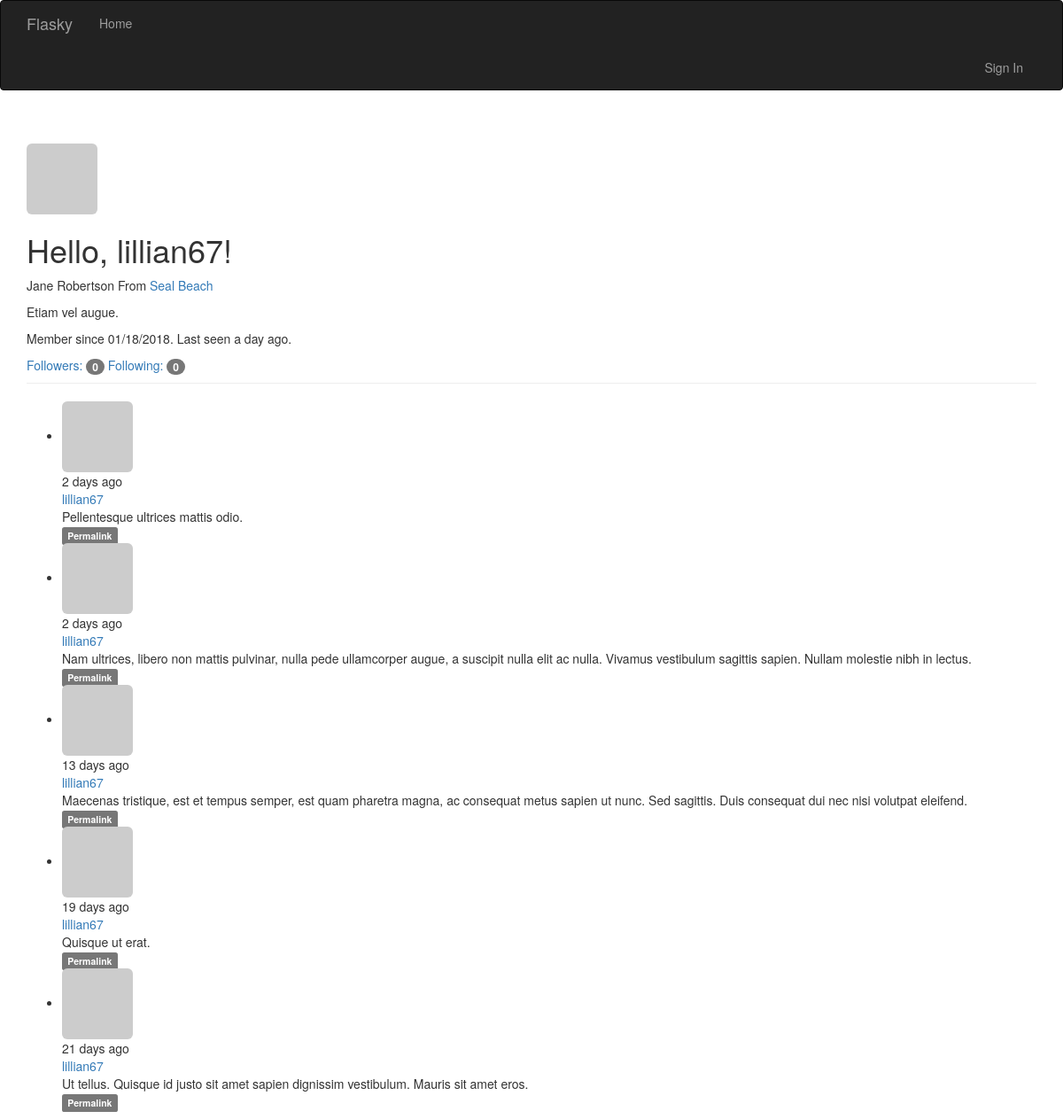
/user/lillian67, run on the app's committed database.
### vflask/restart/app/models.py (models this page shows, shortened)
class User(UserMixin, db.Model):
    __tablename__ = 'users'
    id = db.Column(db.Integer, primary_key=True)
    email = db.Column(db.String(64), unique=True, index=True)
    username = db.Column(db.String(64), unique=True, index=True)
    role_id = db.Column(db.Integer, db.ForeignKey('roles.id'))
    password_hash = db.Column(db.String(128))
    confirmed = db.Column(db.Boolean, default=False)
    name = db.Column(db.String(64))
    location = db.Column(db.String(64))
    about_me = db.Column(db.Text())
    member_since = db.Column(db.DateTime(), default=datetime.utcnow)
    last_seen = db.Column(db.DateTime(), default=datetime.utcnow)
    avatar_hash = db.Column(db.String(32))
    posts = db.relationship('Post', backref='author', lazy='dynamic')
    followed = db.relationship('Follow',
                               foreign_keys=[Follow.follower_id],
                               backref=db.backref('follower', lazy='joined'),
                               lazy='dynamic',
                               cascade='all, delete-orphan')
    followers = db.relationship('Follow',
                                foreign_keys=[Follow.followed_id],
                                backref=db.backref('followed', lazy='joined'),
                                lazy='dynamic',
                                cascade='all, delete-orphan')
    @property
    def password(self):
        raise AttributeError('password is not a readable attribute')
    def gravatar(self, size=100, default='identicon', rating='g'):
        if request.is_secure:
            url = 'https://secure.gravatar.com/avatar'
        else:
            url = 'http://www.gravatar.com/avatar'
        hash = self.avatar_hash or hashlib.md5(self.email.encode(
            'utf-8'
        )).hexdigest()
        return '{url}/{hash}?s={size}&d={default}&r={rating}'.format(
            url=url, hash=hash, size=size, default=default, rating=rating)

class Post(db.Model):
    __tablename__ = 'posts'
    id = db.Column(db.Integer, primary_key=True)
    body = db.Column(db.Text)
    timestamp = db.Column(db.DateTime, index=True, default=datetime.utcnow)
    author_id = db.Column(db.Integer, db.ForeignKey('users.id'))
    body_html = db.Column(db.Text)

### vflask/restart/app/main/views.py (the view)
@main.route('/user/<username>')
def user(username):
    user = User.query.filter_by(username=username).first()
    if user is None:
        abort(404)
    posts = user.posts.order_by(Post.timestamp.desc()).all()
    return render_template('user.html', user=user, posts=posts)

### vflask/restart/app/auth/views.py (called while the page is built)
@auth.before_app_request
def before_request():
    if current_user.is_authenticated:
        current_user.ping()
        if not current_user.confirmed and request.endpoint[:5] != 'auth.':
            return redirect(url_for('auth.unconfirmed'))

### vflask/restart/app/main/__init__.py (called while the page is built)
@main.app_context_processor
def inject_perissions():
    return dict(Permission=Permission)

### vflask/restart/app/main/views.py (called while the page is built)
@main.before_app_request
def before_request():
    if current_user.is_authenticated:
        current_user.ping()
        if not current_user.confirmed and request.endpoint[:5] != 'auth.':
            return redirect(url_for('auth.unconfirmed'))

### vflask/restart/app/models.py (called while the page is built)
    def can(self, permissions):
        return False

    def is_administrator(self):
        return False

### vflask/restart/app/templates/user.html (shortened to what this page needs)
{% extends "base.html" %}
{% block content %}
<div class="container">
    <div class="page-header">
        <img class="img-rounded profile-thumbnail" src="{{ user.gravatar(size=256) }}">
        <h1>Hello, {{ user.username }}!</h1>
    {% block page_content %}
        {% if user.name or user.location %}
        <p>
            {% if user.name %}{{ user.name }}{% endif %}
                {% if user.location %}
                    From
                    <a href="http://maps.google.com/?={{ user.location }}">
                        {{ user.location }}
                    </a>
                {% endif %}
            {% endif %}
        </p>
        {% if user.about_me %}<p>{{ user.about_me }}</p>{% endif %}
        {% if user.member_since and user.last_seen %}
            <p>
                Member since {{ moment(user.member_since).format('L') }}.
                Last seen {{ moment(user.last_seen).fromNow() }}.
            </p>
        {% endif %}
        <a href="{{ url_for('.followers', username=user.username) }}">
            Followers: <span class="badge">{{ user.followers.count() - 1 }}</span>
        </a>
        <a href="{{ url_for('.followed_by', username=user.username) }}">
            Following: <span class="badge">{{ user.followed.count() - 1}}</span>
        </a>
        {% include '_posts.html' %}
    {% endblock %}
{% endblock %}

### vflask/restart/app/templates/_posts.html (shortened to what this page needs)
</div>
<ul class="posts">
    {% for post in posts %}
    <li class="post">
        <div class="post-content">
            <div class="profile-thmbnail">
                <a href="{{ url_for('.user', username=post.author.username) }}">
                <img class="img-rounded profile-thumbnail"
                    src="{{ post.author.gravatar(size=40) }}">
                </a>
            </div>
            <div class="post-date">{{ moment(post.timestamp).fromNow() }}</div>
            <div class="post-author">
                <a href="{{ url_for('.user', username=post.author.username) }}">
                    {{ post.author.username }}
                </a>
            </div>
            <div class="post-body">
            {% if post.body_html %}
                {{ post.body_html | safe }}
            {% else %}
                {{ post.body }}
            {% endif %}
            </div>
            <div class="post-footer">
                <a href="{{ url_for('.post', id=post.id) }}">
                    <span class="label label-default">Permalink</span>
                </a>
            </div>
        </div>
    </li>
    {% endfor %}
</ul>
</div>

### data on the page
User: username "lillian67", name "Jane Robertson", location "Seal Beach", about_me "Etiam vel augue.", member_since "01/18/2018", last_seen "a day ago"
Post: timestamp "2 days ago", author.username "lillian67", body "Pellentesque ultrices mattis odio."
Post: timestamp "2 days ago", author.username "lillian67", body "Nam ultrices, libero non mattis pulvinar, nulla pede ullamcorper augue, a suscipit nulla elit ac nulla. Vivamus vestibulum sagittis sapien. Nullam molestie nibh in lectus."
Post: timestamp "13 days ago", author.username "lillian67", body "Maecenas tristique, est et tempus semper, est quam pharetra magna, ac consequat metus sapien ut nunc. Sed sagittis. Duis consequat dui nec nisi volutpat eleifend."
Post: timestamp "19 days ago", author.username "lillian67", body "Quisque ut erat."
Post: timestamp "21 days ago", author.username "lillian67", body "Ut tellus. Quisque id justo sit amet sapien dignissim vestibulum. Mauris sit amet eros."

### other printed values
{{ user.followers.count() - 1 }} "0"
{{ user.followed.count() - 1 }} "0"
